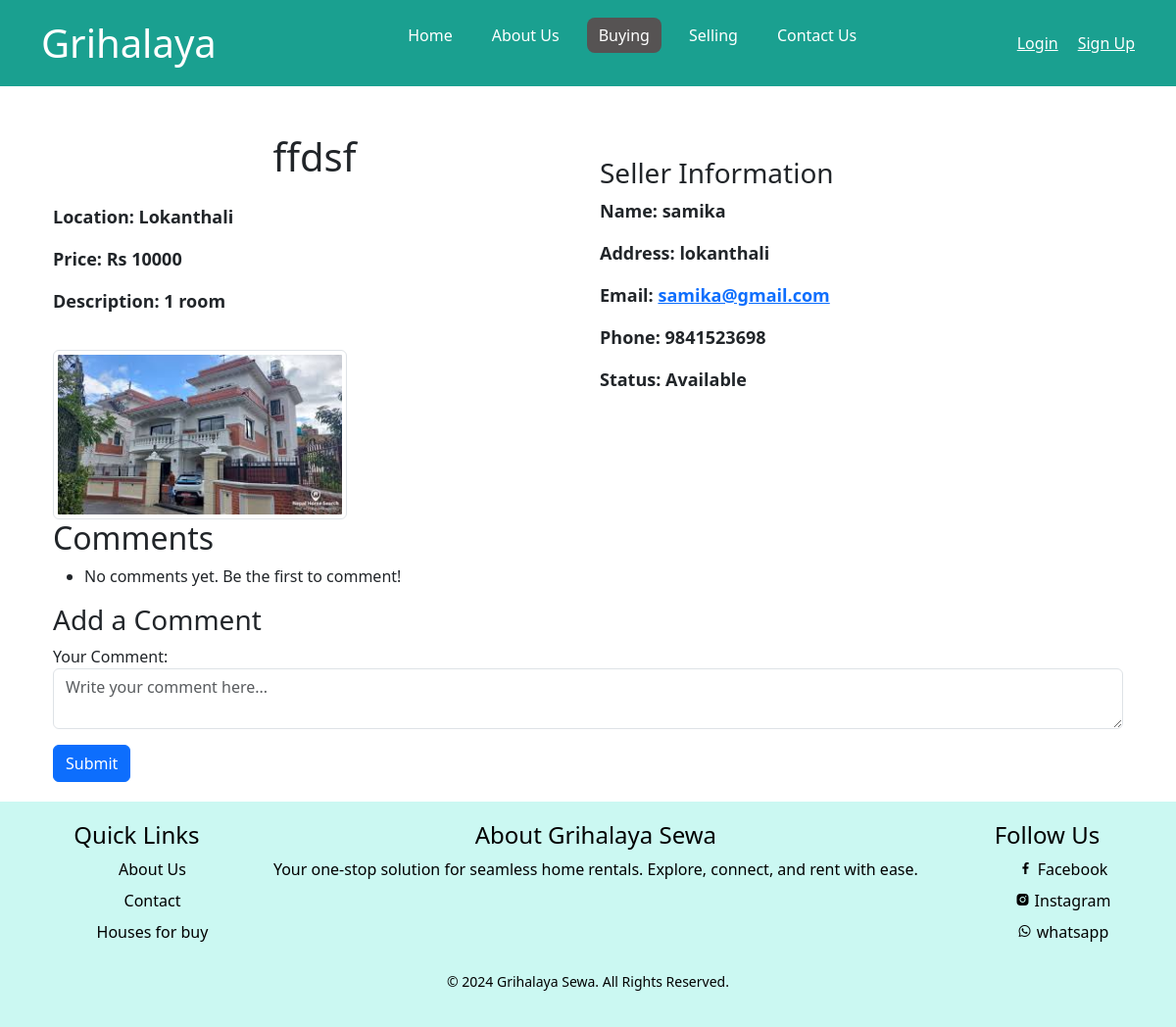
/register/buy_room_detail/1/, run on an earlier commit of the app's database.
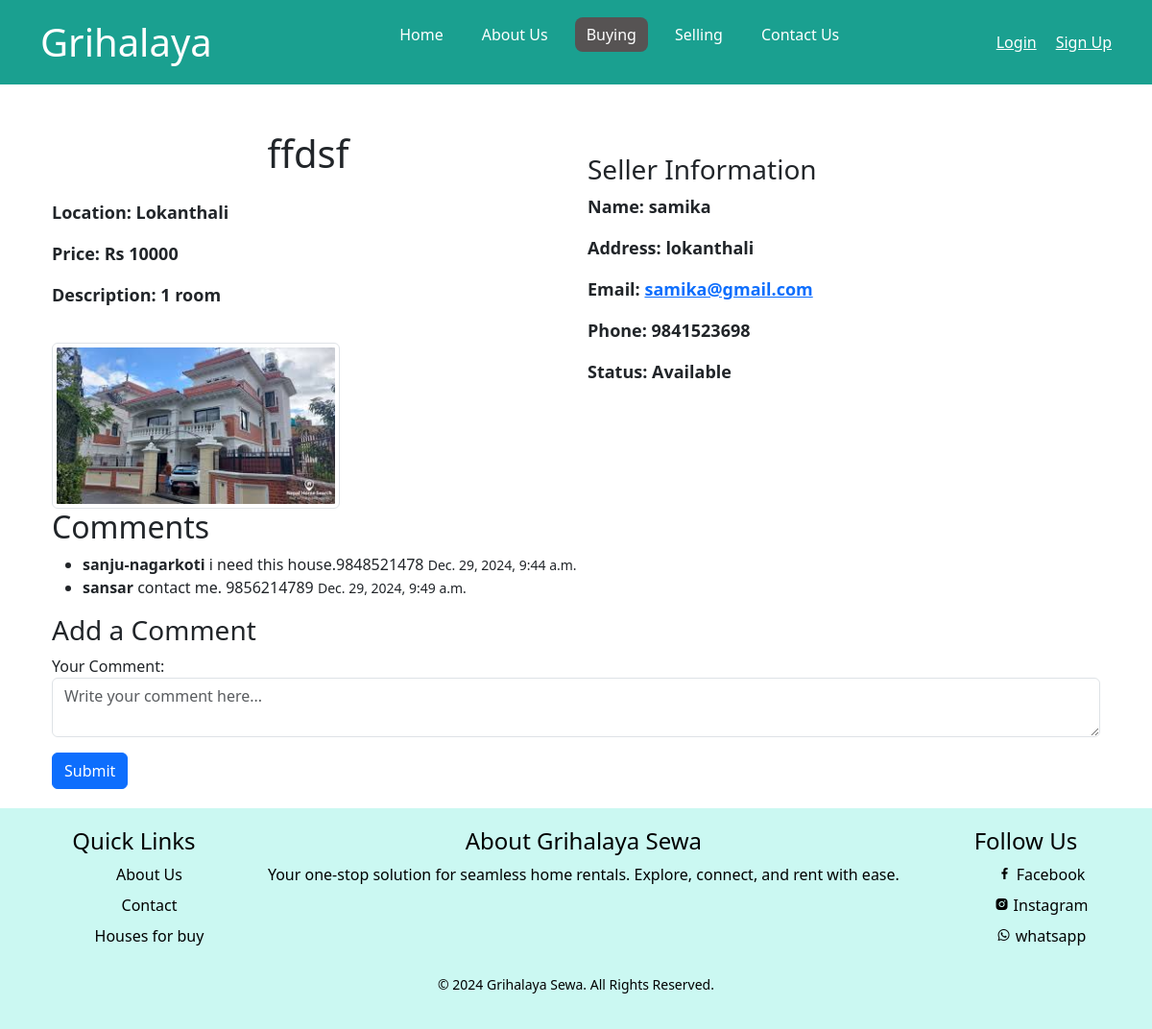
And on a later commit of the database.
### register/models.py (models this page shows, shortened)
class Comment(models.Model):
    room = models.ForeignKey(Room, on_delete=models.CASCADE, related_name='comments')  # Link to the Room
    user = models.ForeignKey(User, on_delete=models.SET_NULL, null=True, blank=True)  # Optional link to the User
    content = models.TextField()  # Comment content
    created_at = models.DateTimeField(auto_now_add=True)  # Timestamp of when the comment was created
    updated_at = models.DateTimeField(auto_now=True)  # Timestamp of when the comment was last updated

### register/views.py (the view)
# urls.py: path('buy_room_detail/<int:pk>/',views.Buy_Room_detail,name="buy_room_detail"),
def Buy_Room_detail(request, pk):
    room = get_object_or_404(Room, pk=pk)  # Fetch the room by its primary key
    comments = room.comments.all()  # Fetch related comments
    if request.method == 'POST':
        form = CommentForm(request.POST)
        if form.is_valid():
            subject = "Message from Grihalaya"
            message = request.POST['content']
            from_email = "sanjunagarkoti44@gmail.com"  # Your sender email
            recipient_list = [room.seller_email]  # Seller's email from the Room object
            user_email = request.user.email if request.user.is_authenticated else "Anonymous"
            email_message = render_to_string('register/message.html', {
                'name': room.seller_name,
                'message': message,
                'user_email': user_email,  # Include user email in the context
            })
            send_mail(subject, email_message, from_email, recipient_list, fail_silently=False)
            comment = form.save(commit=False)
            comment.room = room  # Associate the comment with the room
            comment.user = request.user if request.user.is_authenticated else None
            comment.save()
            return redirect('register:buy_room_detail', pk=room.pk)
    else:
        form = CommentForm()
    return render(request, 'register/buying/buy_room_detail.html', {
        'room': room,
        "buying": "active",
        'comments': comments,
        'form': form
    })

### register/forms.py
class CommentForm(forms.ModelForm):
    class Meta:
        model = Comment
        fields = ['content']  # Fields to be included in the form
        widgets = {
            'content': forms.Textarea(attrs={
                'class': 'form-control',
                'placeholder': 'Write your comment here...',
                'rows': 2,  # Two lines height
                'cols': 40  # Small width
            }),
        }
        labels = {
            'content': 'Your Comment',
        }

### templates/register/buying/buy_room_detail.html (shortened to what this page needs)
{% extends "main/base.html" %}
{% load static %}
{% block css %}
{{ block.super }}
{% endblock css %}
{% block content %}
<div class="container mt-5">
    <div class="row">
        <div class="col-md-6">
            <h1 class="mb-4">{{ room.title }}</h1>
            <p><strong>Location:</strong> {{ room.location }}</p>
            <p><strong>Price:</strong> {{ room.price }}</p>
            <p><strong>Description:</strong> {{ room.description }}</p>
            {% if room.image %}
            <div class="text-left">
                <img src="{{ room.image.url }}" alt="Room Image" class="img-thumbnail img-fluid"
                    style="max-width: 300px; cursor: pointer;"
                    data-bs-toggle="modal" data-bs-target="#imageModal">
            </div>
            {% else %}
            <p>No image available.</p>
            {% endif %}
        </div>
        <div class="col-md-6">
            <h3 class="mt-4">Seller Information</h3>
            <p><strong>Name:</strong> {{ room.seller_name }}</p>
            <p><strong>Address:</strong> {{ room.seller_address }}</p>
            <p><strong>Email:</strong> <a href="mailto:{{ room.seller_email }}">{{ room.seller_email }}</a></p>
            <p><strong>Phone:</strong> {{ room.seller_phone }}</p>
            <p><strong>Status:</strong> {{ room.status|capfirst }}</p>
        </div>
    </div>
    <h2>Comments</h2>
<ul>
    {% for comment in comments %}
        <li>
            <strong>
                {% if comment.user %}
                    {{ comment.user.username }}
                {% else %}
                    Anonymous
                {% endif %}
            </strong>
            {{ comment.content }}
            <small>{{ comment.created_at }}</small>
        </li>
    {% empty %}
        <li>No comments yet. Be the first to comment!</li>
    {% endfor %}
</ul>
<h3>Add a Comment</h3>
<form method="post">
    {{ form.as_p }}
    <button type="submit" class="btn btn-primary">Submit</button>
</form>
</div>
{% endblock content %}

What changed in the data, as far as the page shows it:
added Comment: user.username "sanju-nagarkoti", content "i need this house.9848521478", created_at "Dec. 29, 2024, 9:44 a.m."
added Comment: user.username "sansar", content "contact me. 9856214789", created_at "Dec. 29, 2024, 9:49 a.m."
Also different on the page:
text no longer shown: "No comments yet. Be the first to comment!"
